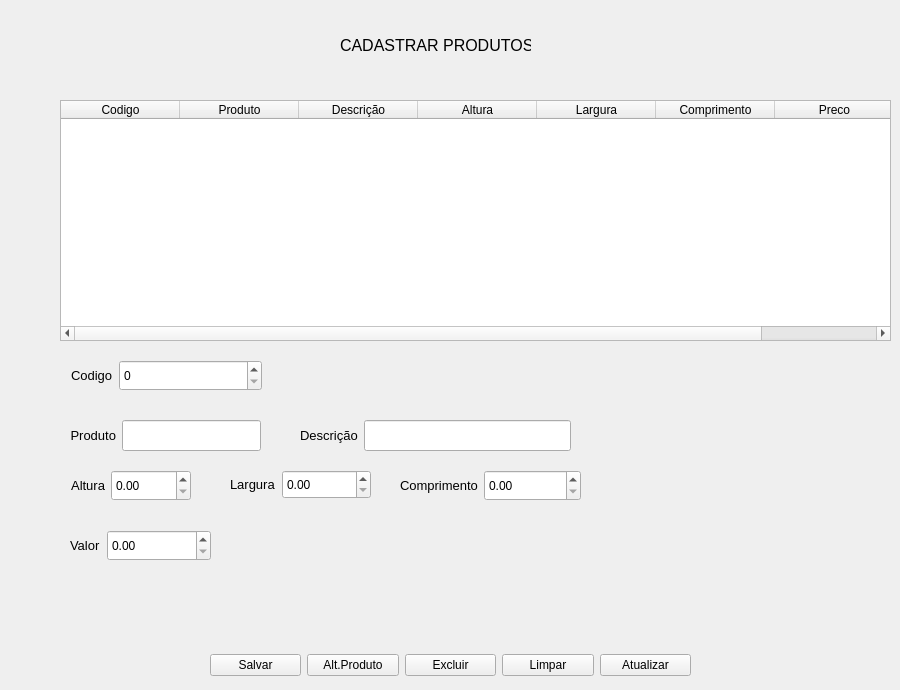
      <widget class="QWidget" name="Produtos">
       <widget class="QTableWidget" name="tabela_prodtuos">
        <property name="enabled">
         <bool>true</bool>
        </property>
        <property name="geometry">
         <rect>
          <x>60</x>
          <y>100</y>
          <width>831</width>
          <height>241</height>
         </rect>
        </property>
        <property name="sizePolicy">
         <sizepolicy hsizetype="Preferred" vsizetype="Fixed">
          <horstretch>0</horstretch>
          <verstretch>0</verstretch>
         </sizepolicy>
        </property>
        <property name="focusPolicy">
         <enum>Qt::StrongFocus</enum>
        </property>
        <property name="showGrid">
         <bool>false</bool>
        </property>
        <attribute name="horizontalHeaderDefaultSectionSize">
         <number>119</number>
        </attribute>
        <column>
         <property name="text">
          <string>Codigo</string>
         </property>
        </column>
        <column>
         <property name="text">
          <string>Produto</string>
         </property>
        </column>
        <column>
         <property name="text">
          <string>Descrição</string>
         </property>
        </column>
        <column>
         <property name="text">
          <string>Altura</string>
         </property>
        </column>
        <column>
         <property name="text">
          <string>Largura</string>
         </property>
        </column>
        <column>
         <property name="text">
          <string>Comprimento</string>
         </property>
        </column>
        <column>
         <property name="text">
          <string>Preco</string>
         </property>
        </column>
       </widget>
       <widget class="QWidget" name="layoutWidget">
        <property name="geometry">
         <rect>
          <x>210</x>
          <y>650</y>
          <width>481</width>
          <height>31</height>
         </rect>
        </property>
        <layout class="QHBoxLayout" name="horizontalLayout_14">
         <item>
          <widget class="QPushButton" name="btn_salvar_produto">
           <property name="text">
            <string>Salvar</string>
           </property>
           <property name="icon">
            <iconset>
             <normaloff>../../../Desktop/icons/save-icon-36513.png</normaloff>../../../Desktop/icons/save-icon-36513.png</iconset>
           </property>
          </widget>
         </item>
         <item>
          <widget class="QPushButton" name="btn_alt_produto_2">
           <property name="text">
            <string>Alt.Produto</string>
           </property>
           <property name="icon">
            <iconset>
             <normaloff>../../../Desktop/icons/alter.png</normaloff>../../../Desktop/icons/alter.png</iconset>
           </property>
          </widget>
         </item>
         <item>
          <widget class="QPushButton" name="btn_excluir_produto">
           <property name="text">
            <string>Excluir</string>
           </property>
           <property name="icon">
            <iconset>
             <normaloff>../../../Desktop/icons/trash.png</normaloff>../../../Desktop/icons/trash.png</iconset>
           </property>
          </widget>
         </item>
         <item>
          <widget class="QPushButton" name="btn_limpar_produto">
           <property name="text">
            <string>Limpar</string>
           </property>
           <property name="icon">
            <iconset>
             <normaloff>../../../Desktop/icons/warning-icon-png-2771.png</normaloff>../../../Desktop/icons/warning-icon-png-2771.png</iconset>
           </property>
          </widget>
         </item>
         <item>
          <widget class="QPushButton" name="btn_atualizar_produto">
           <property name="text">
            <string>Atualizar</string>
           </property>
           <property name="icon">
            <iconset>
             <normaloff>../../../Desktop/icons/refresh.png</normaloff>../../../Desktop/icons/refresh.png</iconset>
           </property>
          </widget>
         </item>
        </layout>
       </widget>
       <widget class="QLabel" name="label_3">
        <property name="geometry">
         <rect>
          <x>340</x>
          <y>30</y>
          <width>191</width>
          <height>31</height>
         </rect>
        </property>
        <property name="text">
         <string>&lt;html&gt;&lt;head/&gt;&lt;body&gt;&lt;p&gt;&lt;span style=&quot; font-size:12pt;&quot;&gt;CADASTRAR PRODUTOS&lt;/span&gt;&lt;/p&gt;&lt;/body&gt;&lt;/html&gt;</string>
        </property>
       </widget>
       <widget class="QWidget" name="layoutWidget_7">
        <property name="geometry">
         <rect>
          <x>230</x>
          <y>470</y>
          <width>141</width>
          <height>29</height>
         </rect>
        </property>
        <layout class="QHBoxLayout" name="horizontalLayout_34">
         <item>
          <widget class="QLabel" name="largura_3">
           <property name="sizePolicy">
            <sizepolicy hsizetype="Preferred" vsizetype="Preferred">
             <horstretch>0</horstretch>
             <verstretch>0</verstretch>
            </sizepolicy>
           </property>
           <property name="text">
            <string>&lt;html&gt;&lt;head/&gt;&lt;body&gt;&lt;p&gt;&lt;span style=&quot; font-size:10pt;&quot;&gt;Largura&lt;/span&gt;&lt;/p&gt;&lt;/body&gt;&lt;/html&gt;</string>
           </property>
          </widget>
         </item>
         <item>
          <widget class="QDoubleSpinBox" name="box_largura_produto">
           <property name="sizePolicy">
            <sizepolicy hsizetype="MinimumExpanding" vsizetype="MinimumExpanding">
             <horstretch>0</horstretch>
             <verstretch>0</verstretch>
            </sizepolicy>
           </property>
          </widget>
         </item>
        </layout>
       </widget>
       <widget class="QWidget" name="layoutWidget_8">
        <property name="geometry">
         <rect>
          <x>70</x>
          <y>470</y>
          <width>121</width>
          <height>31</height>
         </rect>
        </property>
        <layout class="QHBoxLayout" name="horizontalLayout_35">
         <item>
          <widget class="QLabel" name="altura_3">
           <property name="text">
            <string>&lt;html&gt;&lt;head/&gt;&lt;body&gt;&lt;p align=&quot;right&quot;&gt;&lt;span style=&quot; font-size:10pt;&quot;&gt;Altura&lt;/span&gt;&lt;/p&gt;&lt;/body&gt;&lt;/html&gt;</string>
           </property>
          </widget>
         </item>
         <item>
          <widget class="QDoubleSpinBox" name="box_altura_produto">
           <property name="sizePolicy">
            <sizepolicy hsizetype="MinimumExpanding" vsizetype="MinimumExpanding">
             <horstretch>0</horstretch>
             <verstretch>0</verstretch>
            </sizepolicy>
           </property>
          </widget>
         </item>
        </layout>
       </widget>
       <widget class="QWidget" name="layoutWidget">
        <property name="geometry">
         <rect>
          <x>70</x>
          <y>420</y>
          <width>191</width>
          <height>31</height>
         </rect>
        </property>
        <layout class="QHBoxLayout" name="horizontalLayout_23">
         <item>
          <widget class="QLabel" name="Produto">
           <property name="sizePolicy">
            <sizepolicy hsizetype="Maximum" vsizetype="Preferred">
             <horstretch>0</horstretch>
             <verstretch>0</verstretch>
            </sizepolicy>
           </property>
           <property name="text">
            <string>&lt;html&gt;&lt;head/&gt;&lt;body&gt;&lt;p align=&quot;right&quot;&gt;&lt;span style=&quot; font-size:10pt;&quot;&gt;Produto&lt;/span&gt;&lt;/p&gt;&lt;/body&gt;&lt;/html&gt;</string>
           </property>
          </widget>
         </item>
         <item>
          <widget class="QLineEdit" name="line_produto">
           <property name="sizePolicy">
            <sizepolicy hsizetype="MinimumExpanding" vsizetype="MinimumExpanding">
             <horstretch>0</horstretch>
             <verstretch>0</verstretch>
            </sizepolicy>
           </property>
           <property name="maximumSize">
            <size>
             <width>16777215</width>
             <height>16777215</height>
            </size>
           </property>
          </widget>
         </item>
        </layout>
       </widget>
       <widget class="QWidget" name="layoutWidget">
        <property name="geometry">
         <rect>
          <x>71</x>
          <y>360</y>
          <width>191</width>
          <height>31</height>
         </rect>
        </property>
        <layout class="QHBoxLayout" name="horizontalLayout_24">
         <item>
          <widget class="QLabel" name="Codigo">
           <property name="sizePolicy">
            <sizepolicy hsizetype="Maximum" vsizetype="Preferred">
             <horstretch>0</horstretch>
             <verstretch>0</verstretch>
            </sizepolicy>
           </property>
           <property name="text">
            <string>&lt;html&gt;&lt;head/&gt;&lt;body&gt;&lt;p&gt;&lt;span style=&quot; font-size:10pt;&quot;&gt;Codigo&lt;/span&gt;&lt;/p&gt;&lt;/body&gt;&lt;/html&gt;</string>
           </property>
          </widget>
         </item>
         <item>
          <widget class="QSpinBox" name="box_codigo_produto">
           <property name="sizePolicy">
            <sizepolicy hsizetype="MinimumExpanding" vsizetype="MinimumExpanding">
             <horstretch>0</horstretch>
             <verstretch>0</verstretch>
            </sizepolicy>
           </property>
          </widget>
         </item>
        </layout>
       </widget>
       <widget class="QWidget" name="layoutWidget">
        <property name="geometry">
         <rect>
          <x>300</x>
          <y>420</y>
          <width>271</width>
          <height>31</height>
         </rect>
        </property>
        <layout class="QHBoxLayout" name="horizontalLayout_25">
         <item>
          <widget class="QLabel" name="descricao_3">
           <property name="text">
            <string>&lt;html&gt;&lt;head/&gt;&lt;body&gt;&lt;p&gt;&lt;span style=&quot; font-size:10pt;&quot;&gt;Descrição&lt;/span&gt;&lt;/p&gt;&lt;/body&gt;&lt;/html&gt;</string>
           </property>
          </widget>
         </item>
         <item>
          <widget class="QLineEdit" name="line_descricao">
           <property name="sizePolicy">
            <sizepolicy hsizetype="MinimumExpanding" vsizetype="MinimumExpanding">
             <horstretch>0</horstretch>
             <verstretch>0</verstretch>
            </sizepolicy>
           </property>
          </widget>
         </item>
        </layout>
       </widget>
       <widget class="QWidget" name="layoutWidget">
        <property name="geometry">
         <rect>
          <x>70</x>
          <y>530</y>
          <width>141</width>
          <height>31</height>
         </rect>
        </property>
        <layout class="QHBoxLayout" name="horizontalLayout_33">
         <item>
          <widget class="QLabel" name="valor_3">
           <property name="text">
            <string>&lt;html&gt;&lt;head/&gt;&lt;body&gt;&lt;p&gt;&lt;span style=&quot; font-size:10pt;&quot;&gt;Valor&lt;/span&gt;&lt;/p&gt;&lt;/body&gt;&lt;/html&gt;</string>
           </property>
          </widget>
         </item>
         <item>
          <widget class="QDoubleSpinBox" name="box_valor_produto">
           <property name="sizePolicy">
            <sizepolicy hsizetype="MinimumExpanding" vsizetype="MinimumExpanding">
             <horstretch>0</horstretch>
             <verstretch>0</verstretch>
            </sizepolicy>
           </property>
           <property name="prefix">
            <string/>
           </property>
           <property name="decimals">
            <number>2</number>
           </property>
           <property name="maximum">
            <double>999.990000000000009</double>
           </property>
          </widget>
         </item>
        </layout>
       </widget>
       <widget class="QWidget" name="layoutWidget_9">
        <property name="geometry">
         <rect>
          <x>400</x>
          <y>470</y>
          <width>181</width>
          <height>31</height>
         </rect>
        </property>
        <layout class="QHBoxLayout" name="horizontalLayout_36">
         <item>
          <widget class="QLabel" name="comprimento">
           <property name="sizePolicy">
            <sizepolicy hsizetype="Preferred" vsizetype="Preferred">
             <horstretch>0</horstretch>
             <verstretch>0</verstretch>
            </sizepolicy>
           </property>
           <property name="text">
            <string>&lt;html&gt;&lt;head/&gt;&lt;body&gt;&lt;p&gt;&lt;span style=&quot; font-size:10pt;&quot;&gt;Comprimento&lt;/span&gt;&lt;/p&gt;&lt;/body&gt;&lt;/html&gt;</string>
           </property>
          </widget>
         </item>
         <item>
          <widget class="QDoubleSpinBox" name="box_comprimento_produto">
           <property name="sizePolicy">
            <sizepolicy hsizetype="MinimumExpanding" vsizetype="MinimumExpanding">
             <horstretch>0</horstretch>
             <verstretch>0</verstretch>
            </sizepolicy>
           </property>
          </widget>
         </item>
        </layout>
       </widget>
      </widget>
